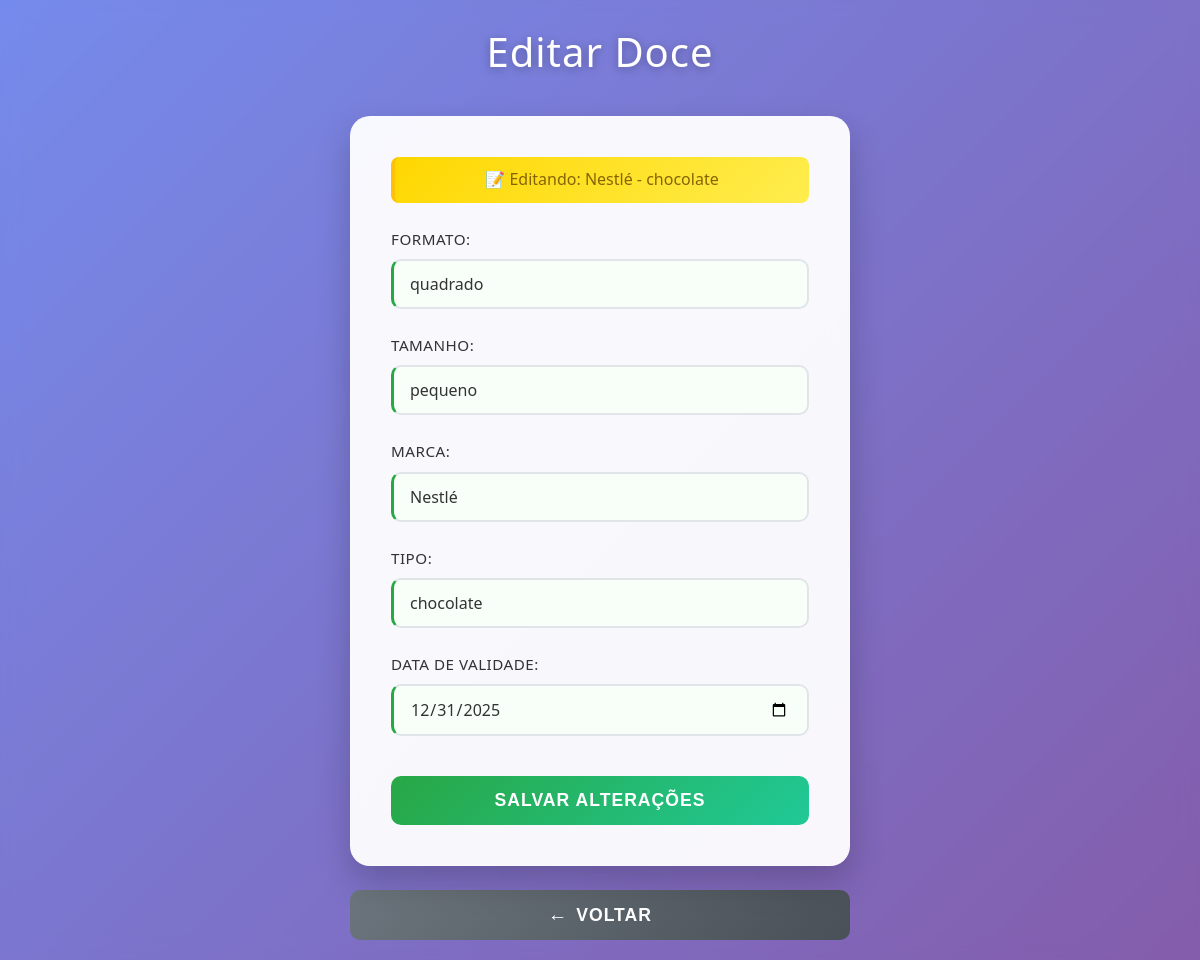
The app's page /view/editar_doce.php?acao=editar_doce&id=1 (signed in) with its own data.
### tables this page shows
CREATE TABLE DOCE (
    DOCE_ID INTEGER AUTO_INCREMENT PRIMARY KEY,
    FORMATO VARCHAR(255),
    TAMANHO VARCHAR(255),
    MARCA VARCHAR(255),
    TIPO VARCHAR(255),
    DATA_VALIDADE DATE,
    FK_USUARIO_ID INTEGER
);

### model/model_doce.php (called while the page is built, shortened)
<?php
class Doce{
    public function buscar_doce_pelo_id($id) {
        $conn = Database::getConnection();
        $select = $conn->prepare("SELECT D.DOCE_ID, D.FORMATO, D.TAMANHO, D.MARCA, D.TIPO, D.DATA_VALIDADE, E.ESTOQUE_QUANTIDADE, U.NOME, U.EMAIL
                                  FROM DOCE D
                                  JOIN USUARIO U ON D.FK_USUARIO_ID = U.USUARIO_ID
                                  LEFT JOIN ESTOQUE E ON D.DOCE_ID = E.FK_DOCE_ID
                                  WHERE D.DOCE_ID = ?");
        $select->bind_param("i", $id);
        $select->execute();
        $result = $select->get_result();
        $doce = $result->fetch_all(MYSQLI_ASSOC);
        return $doce;
    }
}
?>

### controller/controller_doce.php (called while the page is built, shortened)
<?php
    require_once "../model/model_doce.php";
    if(isset($_POST["cadastrar_doce"])){
        $doce = new Doce();
        $resultado = $doce->cadastrar_doce($_POST["formato"], $_POST["tamanho"], $_POST["marca"], $_POST["tipo"], $_POST["data_validade"], $_SESSION['usuario']["USUARIO_ID"]);
        if($resultado){
            echo "<script>
                    alert('Doce cadastrado com sucesso!');
                    window.location.href='../view/listar_doces.php';
                </script>";
        }
        else {
            echo "<script>
                    alert('Erro ao cadastrar doce!');
                    window.location.href='../view/listar_doces.php';
                </script>";
        }
        exit();
    }
    else if(isset($_GET["acao"]) && $_GET["acao"] == "editar_doce"){
        $doce = new Doce();
        $resultados = $doce->buscar_doce_pelo_id($_GET["id"]);
        if(!empty($resultados)) {
            $doce_editar = $resultados[0];
        } else {
            echo "<script>
                    alert('Doce não encontrado!');
                    window.location.href='listar_doces.php';
                </script>";
            exit();
        }
    }
?>

### view/editar_doce.php (the view, shortened to what this page needs)
<?php
require_once "./../controller/controller_doce.php";
?>
<!DOCTYPE html>
<html lang="pt-br">
    <head>
        <link rel="stylesheet" href="../CSS/editar.css">
    </head>
    <body>
        <h1>Editar Doce</h1>
        <form action="" method="POST">
            <div class="editing-indicator">
                📝 Editando: <?php echo htmlspecialchars($doce_editar["MARCA"] . " - " . $doce_editar["TIPO"]); ?>
            </div>
            <div class="form-group">
                <label for="formato">Formato:</label>
                <input type="text" id="formato" name="formato" value="<?php echo htmlspecialchars($doce_editar['FORMATO']); ?>" required>
            </div>
            <div class="form-group">
                <label for="tamanho">Tamanho:</label>
                <input type="text" id="tamanho" name="tamanho" value="<?php echo htmlspecialchars($doce_editar['TAMANHO']); ?>" required>
            </div>
            <div class="form-group">
                <label for="marca">Marca:</label>
                <input type="text" id="marca" name="marca" value="<?php echo htmlspecialchars($doce_editar['MARCA']); ?>" required>
            </div>
            <div class="form-group">
                <label for="tipo">Tipo:</label>
                <input type="text" id="tipo" name="tipo" value="<?php echo htmlspecialchars($doce_editar['TIPO']); ?>" required>
            </div>
            <div class="form-group">
                <label for="data_validade">Data de Validade:</label>
                <input type="date" id="data_validade" name="data_validade" value="<?php echo htmlspecialchars($doce_editar['DATA_VALIDADE']); ?>" required>
            </div>
            <input type="submit" id="editar_doce" name="editar_doce" value="Salvar Alterações">
        </form>
        <a href="inicial.php">
            <button>Voltar</button>
        </a>
    </body>
</html>

### CSS/editar.css (style rules this page uses)
* { margin: 0; padding: 0; box-sizing: border-box; }
body { font-family: 'Segoe UI', Tahoma, Geneva, Verdana, sans-serif; background: linear-gradient(135deg, #667eea 0%, #764ba2 100%); min-height: 100vh; display: flex; flex-direction: column; align-items: center; justify-content: center; padding: 20px; line-height: 1.6; }
body::before { content: ''; position: fixed; top: 0; left: 0; width: 100%; height: 100%; background: rgba(255, 255, 255, 0.1); backdrop-filter: blur(10px); z-index: -1; }
h1 { color: #fff; text-align: center; margin-bottom: 2rem; font-size: 2.5rem; font-weight: 300; text-shadow: 0 2px 10px rgba(0, 0, 0, 0.3); letter-spacing: 1px; }
form { background: rgba(255, 255, 255, 0.95); padding: 2.5rem; border-radius: 20px; box-shadow: 0 15px 35px rgba(0, 0, 0, 0.2); width: 100%; max-width: 500px; backdrop-filter: blur(10px); border: 1px solid rgba(255, 255, 255, 0.2); transition: transform 0.3s ease, box-shadow 0.3s ease; margin-bottom: 1.5rem; }
label { display: block; color: #333; font-weight: 500; margin-bottom: 0.5rem; font-size: 0.95rem; text-transform: uppercase; letter-spacing: 0.5px; }
input[type="text"], input[type="date"] { width: 100%; padding: 12px 16px; border: 2px solid #e1e5e9; border-radius: 10px; font-size: 1rem; transition: all 0.3s ease; background: #fff; color: #333; font-family: inherit; }
input[type="text"]:not(:placeholder-shown), input[type="date"]:not(:placeholder-shown) { border-left: 3px solid #28a745; background: #f8fff9; }
input[type="date"] { cursor: pointer; }
input[type="submit"] { width: 100%; background: linear-gradient(135deg, #28a745 0%, #20c997 100%); color: white; padding: 14px 20px; border: none; border-radius: 10px; font-size: 1.1rem; font-weight: 600; cursor: pointer; transition: all 0.3s ease; text-transform: uppercase; letter-spacing: 1px; margin-top: 1rem; position: relative; overflow: hidden; }
input[type="submit"]::before { content: '💾'; margin-right: 8px; font-size: 1.1rem; }
a { text-decoration: none; width: 100%; max-width: 500px; }
button { width: 100%; background: linear-gradient(135deg, #6c757d 0%, #495057 100%); color: white; padding: 14px 20px; border: none; border-radius: 10px; font-size: 1.1rem; font-weight: 600; cursor: pointer; transition: all 0.3s ease; text-transform: uppercase; letter-spacing: 1px; display: flex; align-items: center; justify-content: center; gap: 8px; }
button::before { content: '←'; font-size: 1.2rem; font-weight: bold; }
.form-group { margin-bottom: 1.5rem; }
.editing-indicator { background: linear-gradient(135deg, #ffd700 0%, #ffed4e 100%); color: #856404; padding: 10px 16px; border-radius: 8px; text-align: center; margin-bottom: 1.5rem; font-weight: 500; border-left: 4px solid #ffc107; }
form { animation: slideInUp 0.6s ease; }
input:required { border-left: 3px solid #667eea; }

### records on screen
doce: MARCA+TIPO "Nestlé - chocolate", formato "quadrado", tamanho "pequeno", marca "Nestlé", tipo "chocolate", data_validade "12/31/2025"
